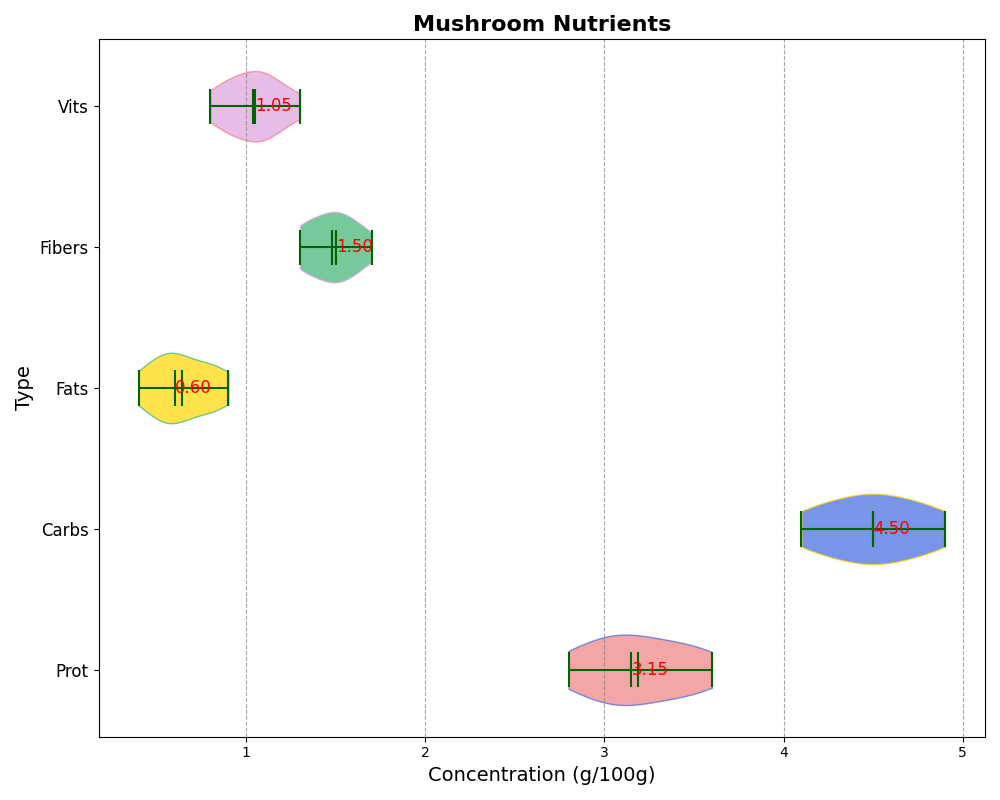

Write the Python code that produced this figure.
import matplotlib.pyplot as plt
import numpy as np

# Nutrient concentrations for mushrooms
proteins = [3.1, 3.5, 2.8, 3.0, 3.2, 3.6, 3.4, 2.9, 3.3, 3.1]
carbs = [4.5, 4.3, 4.9, 4.6, 4.4, 4.7, 4.2, 4.8, 4.1, 4.5]
fats = [0.5, 0.8, 0.6, 0.4, 0.7, 0.6, 0.5, 0.9, 0.8, 0.6]
fibers = [1.4, 1.5, 1.3, 1.6, 1.5, 1.4, 1.7, 1.3, 1.5, 1.6]
vitamins = [0.9, 1.1, 1.0, 0.8, 1.1, 1.2, 1.0, 0.9, 1.3, 1.1]

data = [proteins, carbs, fats, fibers, vitamins]
nutrient_labels = ['Prot', 'Carbs', 'Fats', 'Fibers', 'Vits']

# Set up the figure
fig, ax = plt.subplots(figsize=(10, 8))

# Create horizontal violin plot
violin_parts = ax.violinplot(data, vert=False, showmeans=True, showmedians=True)

# Manually shuffled colors for each part
colors = ['lightcoral', 'royalblue', 'gold', 'mediumseagreen', 'plum']

for idx, pc in enumerate(violin_parts['bodies']):
    pc.set_facecolor(colors[idx])
    pc.set_edgecolor(colors[(idx + 1) % len(colors)])  # Use the next color for edge
    pc.set_alpha(0.7)

for partname in ('cbars', 'cmins', 'cmaxes', 'cmedians', 'cmeans'):
    vp = violin_parts[partname]
    vp.set_edgecolor('darkgreen')
    vp.set_linewidth(1.5)

# Annotate median values
medians = [np.median(nutrient) for nutrient in data]
for i, median in enumerate(medians):
    plt.text(median, i + 1, f'{median:.2f}', verticalalignment='center', size=12, color='red')

# Customize the plot
ax.set_title('Mushroom Nutrients', fontsize=16, weight='bold')
ax.set_ylabel('Type', fontsize=14)
ax.set_xlabel('Concentration (g/100g)', fontsize=14)
ax.set_yticks(range(1, len(data) + 1))
ax.set_yticklabels(nutrient_labels, fontsize=12)
ax.xaxis.grid(True, linestyle='--', which='major', color='grey', alpha=0.7)

plt.tight_layout()
plt.show()
